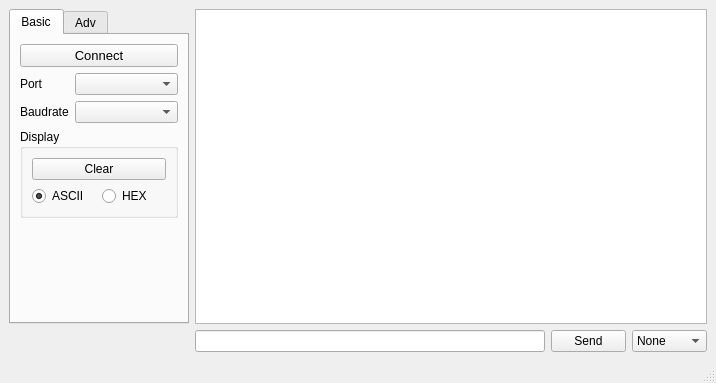
<?xml version="1.0" encoding="UTF-8"?>
<ui version="4.0">
 <class>MainWindow</class>
 <widget class="QMainWindow" name="MainWindow">
  <property name="geometry">
   <rect>
    <x>0</x>
    <y>0</y>
    <width>716</width>
    <height>383</height>
   </rect>
  </property>
  <property name="windowTitle">
   <string>MainWindow</string>
  </property>
  <property name="tabShape">
   <enum>QTabWidget::Rounded</enum>
  </property>
  <property name="dockNestingEnabled">
   <bool>false</bool>
  </property>
  <widget class="QWidget" name="centralwidget">
   <layout class="QGridLayout" name="gridLayout_6">
    <item row="0" column="0">
     <layout class="QGridLayout" name="layoutMain" columnstretch="50,0,0,0">
      <item row="0" column="1" colspan="3">
       <widget class="QPlainTextEdit" name="plainTextEditSerialViewer">
        <property name="minimumSize">
         <size>
          <width>300</width>
          <height>0</height>
         </size>
        </property>
        <property name="font">
         <font>
          <family>Courier New</family>
          <pointsize>10</pointsize>
         </font>
        </property>
        <property name="readOnly">
         <bool>true</bool>
        </property>
        <property name="plainText">
         <string/>
        </property>
        <property name="textInteractionFlags">
         <set>Qt::TextSelectableByMouse</set>
        </property>
       </widget>
      </item>
      <item row="0" column="0">
       <widget class="QTabWidget" name="tabWidget">
        <property name="minimumSize">
         <size>
          <width>180</width>
          <height>0</height>
         </size>
        </property>
        <property name="maximumSize">
         <size>
          <width>180</width>
          <height>1000000</height>
         </size>
        </property>
        <property name="currentIndex">
         <number>0</number>
        </property>
        <widget class="QWidget" name="tabBasic">
         <attribute name="title">
          <string>Basic</string>
         </attribute>
         <layout class="QVBoxLayout" name="verticalLayout_6">
          <item>
           <widget class="QPushButton" name="buttonConnect">
            <property name="font">
             <font>
              <family>MS Sans Serif</family>
              <pointsize>10</pointsize>
             </font>
            </property>
            <property name="text">
             <string>Connect</string>
            </property>
           </widget>
          </item>
          <item>
           <layout class="QFormLayout" name="formSerialConnect">
            <item row="0" column="0">
             <widget class="QLabel" name="labelPort">
              <property name="text">
               <string>Port</string>
              </property>
             </widget>
            </item>
            <item row="0" column="1">
             <widget class="QComboBox" name="comboBoxPort"/>
            </item>
            <item row="1" column="0">
             <widget class="QLabel" name="labelBaurdrate">
              <property name="text">
               <string>Baudrate</string>
              </property>
             </widget>
            </item>
            <item row="1" column="1">
             <widget class="QComboBox" name="comboBoxBaudrate"/>
            </item>
           </layout>
          </item>
          <item>
           <widget class="QGroupBox" name="groupBoxDisplay">
            <property name="title">
             <string>Display</string>
            </property>
            <layout class="QGridLayout" name="gridLayout_7">
             <item row="1" column="0">
              <widget class="QRadioButton" name="radioButtonDisplayHEX">
               <property name="text">
                <string>ASCII</string>
               </property>
               <property name="checked">
                <bool>true</bool>
               </property>
               <attribute name="buttonGroup">
                <string notr="true">buttonGroupDisplay</string>
               </attribute>
              </widget>
             </item>
             <item row="1" column="1">
              <widget class="QRadioButton" name="radioButtonDisplayASCII">
               <property name="text">
                <string>HEX</string>
               </property>
               <attribute name="buttonGroup">
                <string notr="true">buttonGroupDisplay</string>
               </attribute>
              </widget>
             </item>
             <item row="0" column="0" colspan="2">
              <widget class="QPushButton" name="buttonClear">
               <property name="text">
                <string>Clear</string>
               </property>
              </widget>
             </item>
            </layout>
           </widget>
          </item>
          <item>
           <spacer name="verticalSpacer_2">
            <property name="orientation">
             <enum>Qt::Vertical</enum>
            </property>
            <property name="sizeHint" stdset="0">
             <size>
              <width>20</width>
              <height>40</height>
             </size>
            </property>
           </spacer>
          </item>
         </layout>
        </widget>
        <widget class="QWidget" name="tabAdvanced">
         <attribute name="title">
          <string>Adv</string>
         </attribute>
         <layout class="QGridLayout" name="gridLayout_4">
          <item row="0" column="1">
           <widget class="QGroupBox" name="groupBoxDataBits">
            <property name="minimumSize">
             <size>
              <width>70</width>
              <height>105</height>
             </size>
            </property>
            <property name="maximumSize">
             <size>
              <width>100000</width>
              <height>105</height>
             </size>
            </property>
            <property name="title">
             <string>Data Bits</string>
            </property>
            <property name="alignment">
             <set>Qt::AlignLeading|Qt::AlignLeft|Qt::AlignVCenter</set>
            </property>
            <property name="checkable">
             <bool>false</bool>
            </property>
            <layout class="QVBoxLayout" name="verticalLayout_3">
             <property name="spacing">
              <number>0</number>
             </property>
             <property name="leftMargin">
              <number>8</number>
             </property>
             <property name="topMargin">
              <number>0</number>
             </property>
             <property name="rightMargin">
              <number>8</number>
             </property>
             <property name="bottomMargin">
              <number>0</number>
             </property>
             <item>
              <widget class="QRadioButton" name="radioButtonEight">
               <property name="text">
                <string>Eight</string>
               </property>
               <property name="checked">
                <bool>true</bool>
               </property>
               <attribute name="buttonGroup">
                <string notr="true">buttonGroupDataBits</string>
               </attribute>
              </widget>
             </item>
             <item>
              <widget class="QRadioButton" name="radioButtonSeven">
               <property name="text">
                <string>Seven</string>
               </property>
               <attribute name="buttonGroup">
                <string notr="true">buttonGroupDataBits</string>
               </attribute>
              </widget>
             </item>
             <item>
              <widget class="QRadioButton" name="radioButtonSix">
               <property name="text">
                <string>Six</string>
               </property>
               <attribute name="buttonGroup">
                <string notr="true">buttonGroupDataBits</string>
               </attribute>
              </widget>
             </item>
             <item>
              <widget class="QRadioButton" name="radioButtonFive">
               <property name="text">
                <string>Five</string>
               </property>
               <attribute name="buttonGroup">
                <string notr="true">buttonGroupDataBits</string>
               </attribute>
              </widget>
             </item>
            </layout>
           </widget>
          </item>
          <item row="0" column="0">
           <widget class="QGroupBox" name="groupBoxParity">
            <property name="minimumSize">
             <size>
              <width>70</width>
              <height>105</height>
             </size>
            </property>
            <property name="maximumSize">
             <size>
              <width>100000</width>
              <height>105</height>
             </size>
            </property>
            <property name="title">
             <string>Parity</string>
            </property>
            <property name="alignment">
             <set>Qt::AlignLeading|Qt::AlignLeft|Qt::AlignVCenter</set>
            </property>
            <property name="checkable">
             <bool>false</bool>
            </property>
            <layout class="QVBoxLayout" name="verticalLayout_2">
             <property name="spacing">
              <number>0</number>
             </property>
             <property name="leftMargin">
              <number>8</number>
             </property>
             <property name="topMargin">
              <number>0</number>
             </property>
             <property name="rightMargin">
              <number>8</number>
             </property>
             <property name="bottomMargin">
              <number>0</number>
             </property>
             <item>
              <widget class="QRadioButton" name="radioButtonNone_2">
               <property name="text">
                <string>None</string>
               </property>
               <property name="checked">
                <bool>true</bool>
               </property>
               <attribute name="buttonGroup">
                <string notr="true">buttonGroupParity</string>
               </attribute>
              </widget>
             </item>
             <item>
              <widget class="QRadioButton" name="radioButtonEven">
               <property name="text">
                <string>Even</string>
               </property>
               <attribute name="buttonGroup">
                <string notr="true">buttonGroupParity</string>
               </attribute>
              </widget>
             </item>
             <item>
              <widget class="QRadioButton" name="radioButtonOdd">
               <property name="text">
                <string>Odd</string>
               </property>
               <attribute name="buttonGroup">
                <string notr="true">buttonGroupParity</string>
               </attribute>
              </widget>
             </item>
             <item>
              <widget class="QRadioButton" name="radioButtonMark">
               <property name="text">
                <string>Mark</string>
               </property>
               <attribute name="buttonGroup">
                <string notr="true">buttonGroupParity</string>
               </attribute>
              </widget>
             </item>
             <item>
              <widget class="QRadioButton" name="radioButtonSpace">
               <property name="text">
                <string>Space</string>
               </property>
               <attribute name="buttonGroup">
                <string notr="true">buttonGroupParity</string>
               </attribute>
              </widget>
             </item>
            </layout>
           </widget>
          </item>
          <item row="1" column="0" colspan="2">
           <widget class="QGroupBox" name="groupBoxStopBits">
            <property name="minimumSize">
             <size>
              <width>150</width>
              <height>40</height>
             </size>
            </property>
            <property name="maximumSize">
             <size>
              <width>100000</width>
              <height>40</height>
             </size>
            </property>
            <property name="title">
             <string>Stop Bits</string>
            </property>
            <layout class="QHBoxLayout" name="horizontalLayout">
             <property name="spacing">
              <number>6</number>
             </property>
             <property name="topMargin">
              <number>0</number>
             </property>
             <property name="rightMargin">
              <number>0</number>
             </property>
             <property name="bottomMargin">
              <number>0</number>
             </property>
             <item>
              <widget class="QRadioButton" name="radioButton1Bit">
               <property name="text">
                <string>1 Bit</string>
               </property>
               <property name="checked">
                <bool>true</bool>
               </property>
               <attribute name="buttonGroup">
                <string notr="true">buttonGroupStopBits</string>
               </attribute>
              </widget>
             </item>
             <item>
              <widget class="QRadioButton" name="radioButton2Bit">
               <property name="text">
                <string>2 Bit</string>
               </property>
               <attribute name="buttonGroup">
                <string notr="true">buttonGroupStopBits</string>
               </attribute>
              </widget>
             </item>
            </layout>
           </widget>
          </item>
          <item row="3" column="0" colspan="2">
           <widget class="QGroupBox" name="groupBoxSFC">
            <property name="minimumSize">
             <size>
              <width>150</width>
              <height>40</height>
             </size>
            </property>
            <property name="maximumSize">
             <size>
              <width>100000</width>
              <height>40</height>
             </size>
            </property>
            <property name="title">
             <string>Software Flow Control</string>
            </property>
            <layout class="QGridLayout" name="gridLayout_5">
             <property name="topMargin">
              <number>0</number>
             </property>
             <property name="rightMargin">
              <number>0</number>
             </property>
             <property name="bottomMargin">
              <number>0</number>
             </property>
             <item row="0" column="1">
              <widget class="QRadioButton" name="radioButtonOff">
               <property name="text">
                <string>Off</string>
               </property>
               <property name="checked">
                <bool>true</bool>
               </property>
               <attribute name="buttonGroup">
                <string notr="true">buttonGroupSFC</string>
               </attribute>
              </widget>
             </item>
             <item row="0" column="0">
              <widget class="QRadioButton" name="radioButtonOn">
               <property name="text">
                <string>On</string>
               </property>
               <attribute name="buttonGroup">
                <string notr="true">buttonGroupSFC</string>
               </attribute>
              </widget>
             </item>
            </layout>
           </widget>
          </item>
          <item row="2" column="0" colspan="2">
           <widget class="QGroupBox" name="groupBoxHFC">
            <property name="minimumSize">
             <size>
              <width>150</width>
              <height>60</height>
             </size>
            </property>
            <property name="maximumSize">
             <size>
              <width>10000</width>
              <height>60</height>
             </size>
            </property>
            <property name="title">
             <string>Hardware Flow Control</string>
            </property>
            <layout class="QGridLayout" name="gridLayout_3">
             <property name="topMargin">
              <number>0</number>
             </property>
             <property name="rightMargin">
              <number>0</number>
             </property>
             <property name="bottomMargin">
              <number>0</number>
             </property>
             <item row="0" column="0">
              <widget class="QRadioButton" name="radioButtonNone">
               <property name="text">
                <string>None</string>
               </property>
               <property name="checked">
                <bool>true</bool>
               </property>
               <attribute name="buttonGroup">
                <string notr="true">buttonGroupHFC</string>
               </attribute>
              </widget>
             </item>
             <item row="0" column="1">
              <widget class="QRadioButton" name="radioButtonRTSCTS">
               <property name="text">
                <string>RTS/CTS</string>
               </property>
               <attribute name="buttonGroup">
                <string notr="true">buttonGroupHFC</string>
               </attribute>
              </widget>
             </item>
             <item row="1" column="0">
              <widget class="QRadioButton" name="radioButtonDSRDTR">
               <property name="text">
                <string>DSR/DTR</string>
               </property>
               <attribute name="buttonGroup">
                <string notr="true">buttonGroupHFC</string>
               </attribute>
              </widget>
             </item>
            </layout>
           </widget>
          </item>
          <item row="4" column="0" colspan="2">
           <spacer name="verticalSpacer">
            <property name="orientation">
             <enum>Qt::Vertical</enum>
            </property>
            <property name="sizeHint" stdset="0">
             <size>
              <width>20</width>
              <height>40</height>
             </size>
            </property>
           </spacer>
          </item>
         </layout>
        </widget>
       </widget>
      </item>
      <item row="1" column="1">
       <widget class="QLineEdit" name="lineEditSerial"/>
      </item>
      <item row="1" column="3">
       <widget class="QComboBox" name="comboBoxSerialEnd">
        <property name="minimumSize">
         <size>
          <width>75</width>
          <height>0</height>
         </size>
        </property>
        <property name="maximumSize">
         <size>
          <width>75</width>
          <height>16777215</height>
         </size>
        </property>
        <item>
         <property name="text">
          <string>None</string>
         </property>
        </item>
        <item>
         <property name="text">
          <string>\r\n</string>
         </property>
        </item>
        <item>
         <property name="text">
          <string>\n</string>
         </property>
        </item>
       </widget>
      </item>
      <item row="1" column="2">
       <widget class="QPushButton" name="buttonSerialSend">
        <property name="minimumSize">
         <size>
          <width>75</width>
          <height>0</height>
         </size>
        </property>
        <property name="maximumSize">
         <size>
          <width>75</width>
          <height>16777215</height>
         </size>
        </property>
        <property name="text">
         <string>Send</string>
        </property>
       </widget>
      </item>
     </layout>
    </item>
   </layout>
  </widget>
  <widget class="QStatusBar" name="statusbar"/>
 </widget>
 <resources/>
 <connections/>
 <buttongroups>
  <buttongroup name="buttonGroupDisplay"/>
  <buttongroup name="buttonGroupParity"/>
  <buttongroup name="buttonGroupDataBits"/>
  <buttongroup name="buttonGroupStopBits"/>
  <buttongroup name="buttonGroupHFC"/>
  <buttongroup name="buttonGroupSFC"/>
 </buttongroups>
</ui>
